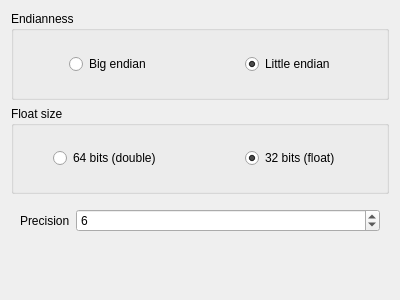
<?xml version="1.0" encoding="UTF-8"?>
<ui version="4.0">
 <comment>
 Released as open source by NCC Group Plc - http://www.nccgroup.com/

 Developed by Gabriel Caudrelier, gabriel dot caudrelier at nccgroup dot com

 https://github.com/nccgroup/pip3line

 Released under AGPL see LICENSE for more information
 </comment>
 <class>BytesToFloatWdiget</class>
 <widget class="QWidget" name="BytesToFloatWdiget">
  <property name="geometry">
   <rect>
    <x>0</x>
    <y>0</y>
    <width>400</width>
    <height>300</height>
   </rect>
  </property>
  <property name="windowTitle">
   <string>Form</string>
  </property>
  <layout class="QVBoxLayout" name="verticalLayout">
   <item>
    <widget class="QGroupBox" name="endianGroupBox">
     <property name="title">
      <string>Endianness</string>
     </property>
     <layout class="QHBoxLayout" name="horizontalLayout">
      <item alignment="Qt::AlignHCenter">
       <widget class="QRadioButton" name="bigEndianRadioButton">
        <property name="text">
         <string>Big endian</string>
        </property>
       </widget>
      </item>
      <item alignment="Qt::AlignHCenter">
       <widget class="QRadioButton" name="littleEndianRadioButton">
        <property name="text">
         <string>Little endian</string>
        </property>
        <property name="checked">
         <bool>true</bool>
        </property>
       </widget>
      </item>
     </layout>
    </widget>
   </item>
   <item>
    <widget class="QGroupBox" name="sizeGroupBox">
     <property name="title">
      <string>Float size</string>
     </property>
     <layout class="QHBoxLayout" name="horizontalLayout_2">
      <property name="spacing">
       <number>0</number>
      </property>
      <property name="margin">
       <number>0</number>
      </property>
      <item alignment="Qt::AlignHCenter">
       <widget class="QRadioButton" name="float64radioButton">
        <property name="text">
         <string>64 bits (double)</string>
        </property>
       </widget>
      </item>
      <item alignment="Qt::AlignHCenter">
       <widget class="QRadioButton" name="float32radioButton">
        <property name="text">
         <string>32 bits (float)</string>
        </property>
        <property name="checked">
         <bool>true</bool>
        </property>
       </widget>
      </item>
     </layout>
    </widget>
   </item>
   <item>
    <widget class="QWidget" name="widget" native="true">
     <layout class="QFormLayout" name="formLayout">
      <item row="0" column="0">
       <widget class="QLabel" name="precisionLabel">
        <property name="text">
         <string>Precision</string>
        </property>
       </widget>
      </item>
      <item row="0" column="1">
       <widget class="QSpinBox" name="precisionSpinBox">
        <property name="minimum">
         <number>1</number>
        </property>
        <property name="maximum">
         <number>1000</number>
        </property>
        <property name="value">
         <number>6</number>
        </property>
       </widget>
      </item>
     </layout>
    </widget>
   </item>
  </layout>
 </widget>
 <resources/>
 <connections/>
</ui>
